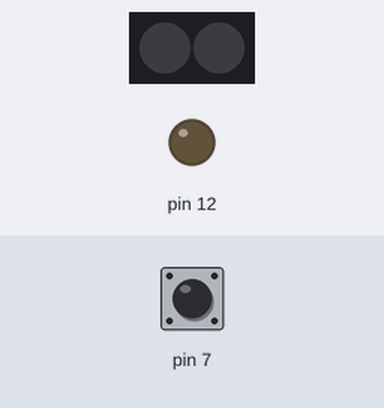
A sketch run on a simulated Arduino Uno, built with avr-gcc and run on an emulated ATmega328P. Shown: 2 RGB LEDs in strip order, left to right, output pins drawn as LEDs (lit = HIGH). The inputs (shaded band) are chosen by the test bench; at power-on: pin 7 HIGH. Dim RGB values are drawn brighter than linear; colours are those a GRB WS2812 strip shows for the declared byte order.

Above: at 1.2 s.
1.3 s: pin 7 pulled LOW for 1 s
At 1.4 s:
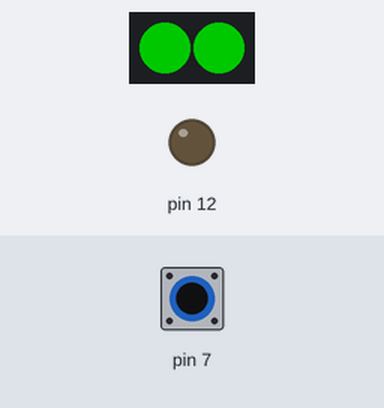
At 1.8 s:
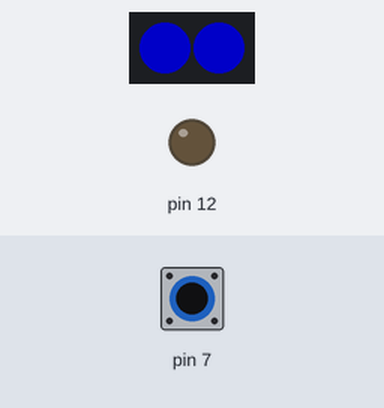
4.3 s: pin 7 pulled LOW for 3.2 s
At 4.6 s:
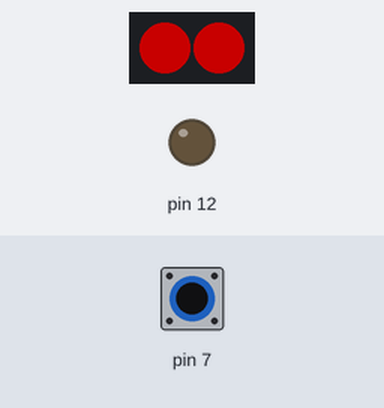
Timing chart, 0 to 9.0 s (numbered marks = the images above; inputs shaded):
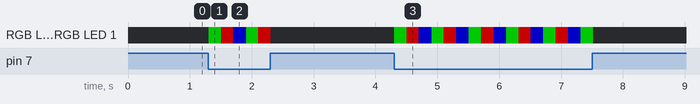

Measured:
- after the input at 1.3 s, RGB LED 0, RGB LED 1: off → RGB(0, 100, 0) at once, → RGB(100, 0, 0) 0.20 s later, → RGB(0, 0, 100) 0.20 s later, → RGB(0, 100, 0) 0.20 s later, … (6 changes in this stretch)
- after the input at 4.3 s, RGB LED 0, RGB LED 1: off → RGB(0, 100, 0) at once, then repeats every 0.60 s: RGB(100, 0, 0) 0.20 s, RGB(0, 0, 100) 0.20 s, RGB(0, 100, 0) 0.20 s, until it stays off from 7.5 s

The sketch:

sugarcube-pcb-test.ino
```cpp
#include <FastLED.h>

#define NUM_LEDS 2
#define DATA_PIN 2

// Define the array of leds
CRGB leds[NUM_LEDS];

void setup() {
  Serial.begin(57600);
  FastLED.addLeds<WS2812, DATA_PIN>(leds, NUM_LEDS);
  FastLED.setBrightness(100);
  pinMode(3, INPUT_PULLUP);
  pinMode(7, INPUT_PULLUP);
  pinMode(12, OUTPUT);
  digitalWrite(12, LOW);
}


void loop() {
  leds[0] = CRGB(0, 0, 0);
  leds[1] = CRGB(0, 0, 0);
  FastLED.show();


  if (digitalRead(7) == LOW) {
    leds[0] = CRGB(255, 0, 0);
    leds[1] = CRGB(255, 0, 0);
    FastLED.show();
    delay(200);
  }
  if (digitalRead(7) == LOW) {
    leds[0] = CRGB(0, 255, 0);
    leds[1] = CRGB(0, 255, 0);
    FastLED.show();
    delay(200);
  }
  if (digitalRead(7) == LOW) {
    leds[0] = CRGB(0, 0, 255);
    leds[1] = CRGB(0, 0, 255);
    FastLED.show();
    delay(200);
  }
}
```
